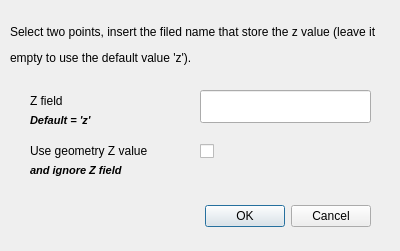
<?xml version="1.0" encoding="UTF-8"?>
<ui version="4.0">
 <class>Measure3dDialogBase</class>
 <widget class="QDialog" name="Measure3dDialogBase">
  <property name="geometry">
   <rect>
    <x>0</x>
    <y>0</y>
    <width>400</width>
    <height>251</height>
   </rect>
  </property>
  <property name="windowTitle">
   <string>Measure3d</string>
  </property>
  <widget class="QDialogButtonBox" name="button_box">
   <property name="geometry">
    <rect>
     <x>30</x>
     <y>200</y>
     <width>341</width>
     <height>32</height>
    </rect>
   </property>
   <property name="orientation">
    <enum>Qt::Horizontal</enum>
   </property>
   <property name="standardButtons">
    <set>QDialogButtonBox::Cancel|QDialogButtonBox::Ok</set>
   </property>
  </widget>
  <widget class="QLabel" name="label">
   <property name="geometry">
    <rect>
     <x>30</x>
     <y>80</y>
     <width>171</width>
     <height>41</height>
    </rect>
   </property>
   <property name="text">
    <string>Z field</string>
   </property>
  </widget>
  <widget class="QLabel" name="label_2">
   <property name="geometry">
    <rect>
     <x>30</x>
     <y>110</y>
     <width>171</width>
     <height>21</height>
    </rect>
   </property>
   <property name="font">
    <font>
     <pointsize>8</pointsize>
     <weight>75</weight>
     <italic>true</italic>
     <bold>true</bold>
    </font>
   </property>
   <property name="text">
    <string>Default = 'z'</string>
   </property>
  </widget>
  <widget class="QLineEdit" name="lineEdit">
   <property name="geometry">
    <rect>
     <x>200</x>
     <y>90</y>
     <width>171</width>
     <height>33</height>
    </rect>
   </property>
  </widget>
  <widget class="QLabel" name="label_3">
   <property name="geometry">
    <rect>
     <x>10</x>
     <y>10</y>
     <width>391</width>
     <height>71</height>
    </rect>
   </property>
   <property name="text">
    <string>&lt;html&gt;&lt;head/&gt;&lt;body&gt;&lt;p&gt;&lt;span style=&quot; font-size:9pt;&quot;&gt;Select two points, insert the filed name that store the z value (leave it &lt;/span&gt;&lt;/p&gt;&lt;p&gt;&lt;span style=&quot; font-size:9pt;&quot;&gt;empty to use the default value 'z').&lt;/span&gt;&lt;/p&gt;&lt;/body&gt;&lt;/html&gt;</string>
   </property>
  </widget>
  <widget class="QCheckBox" name="checkBox">
   <property name="geometry">
    <rect>
     <x>200</x>
     <y>140</y>
     <width>171</width>
     <height>22</height>
    </rect>
   </property>
   <property name="text">
    <string/>
   </property>
  </widget>
  <widget class="QLabel" name="label_4">
   <property name="geometry">
    <rect>
     <x>30</x>
     <y>160</y>
     <width>171</width>
     <height>21</height>
    </rect>
   </property>
   <property name="font">
    <font>
     <pointsize>8</pointsize>
     <weight>75</weight>
     <italic>true</italic>
     <bold>true</bold>
    </font>
   </property>
   <property name="text">
    <string>&lt;html&gt;&lt;head/&gt;&lt;body&gt;&lt;p&gt;and ignore Z field&lt;/p&gt;&lt;/body&gt;&lt;/html&gt;</string>
   </property>
  </widget>
  <widget class="QLabel" name="label_5">
   <property name="geometry">
    <rect>
     <x>30</x>
     <y>130</y>
     <width>171</width>
     <height>41</height>
    </rect>
   </property>
   <property name="text">
    <string>Use geometry Z value</string>
   </property>
  </widget>
 </widget>
 <resources/>
 <connections>
  <connection>
   <sender>button_box</sender>
   <signal>accepted()</signal>
   <receiver>Measure3dDialogBase</receiver>
   <slot>accept()</slot>
   <hints>
    <hint type="sourcelabel">
     <x>20</x>
     <y>20</y>
    </hint>
    <hint type="destinationlabel">
     <x>20</x>
     <y>20</y>
    </hint>
   </hints>
  </connection>
  <connection>
   <sender>button_box</sender>
   <signal>rejected()</signal>
   <receiver>Measure3dDialogBase</receiver>
   <slot>reject()</slot>
   <hints>
    <hint type="sourcelabel">
     <x>20</x>
     <y>20</y>
    </hint>
    <hint type="destinationlabel">
     <x>20</x>
     <y>20</y>
    </hint>
   </hints>
  </connection>
 </connections>
</ui>
